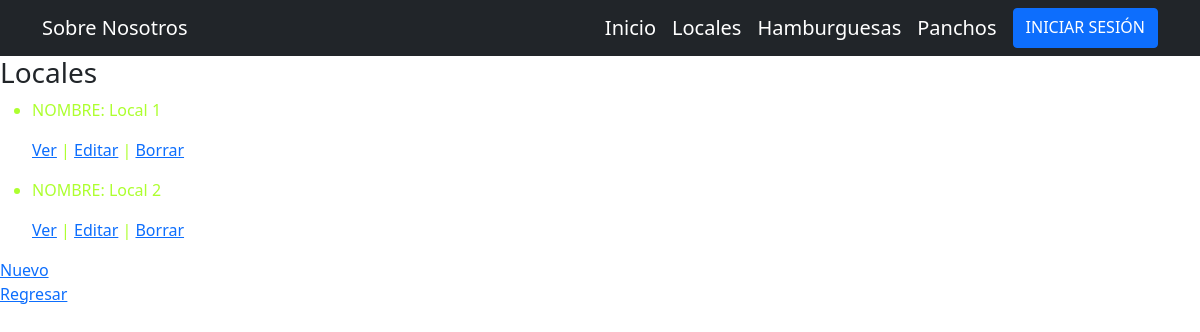
Before: /AppMrBlack/local/list with the older database file.
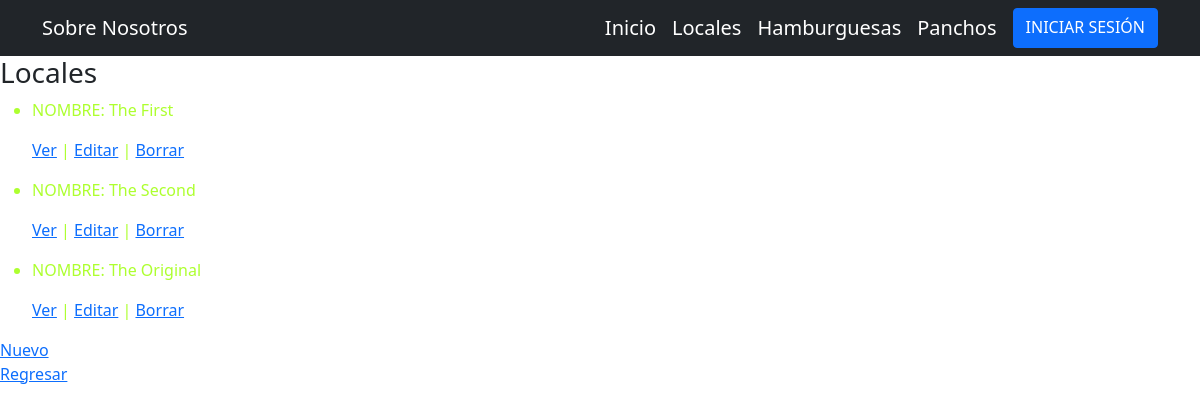
After: the same page with the newer database file.
### AppMrBlack/models.py (models this page shows, shortened)
class Locales(models.Model):
    nombrelocal = models.CharField('nombrelocal',max_length=45)
    ciudad = models.CharField('ciudad',max_length=45)
    provincia = models.CharField('provincia',max_length=45)
    direccion = models.CharField('direccion',max_length=45)
    altura = models.IntegerField()
    fechaapertura = models.DateField('fechaapertura')

### AppMrBlack/views.py (the view)
# urls.py: path('local/list',views.LocalList.as_view(),name='ListLocal'),
class LocalList(ListView):
    model = Locales
    template_name = "local_list.html"

### AppMrBlack/templates/local_list.html (shortened to what this page needs)
<!DOCTYPE html>
<html lang="en">
    <head>
        {% load static %}
        <link href="{% static 'css/styles.css' %}" rel="stylesheet" />
    </head>
    <body>
        <nav class="navbar navbar-expand-lg navbar-dark bg-dark">
            <div class="container">
                <a class="navbar-brand" href="#!">Sobre Nosotros</a>
                <div class="collapse navbar-collapse" id="navbarSupportedContent">
                    <ul class="navbar-nav ms-auto mb-2 mb-lg-0">
                        <a class="navbar-brand" href="{% url 'Inicio' %}">Inicio</a>
                        <a class="navbar-brand" href="{% url 'Locales' %}">Locales</a>
                        <a class="navbar-brand" href="{% url 'Hamburguesas' %}">Hamburguesas</a>
                        <a class="navbar-brand" href="{% url 'Panchos' %}">Panchos</a>
                        {% if not request.user.is_authenticated %}
                            <a class="btn btn-primary" href="{% url 'Login' %}">INICIAR SESIÓN</a>
                        {% endif %}
                    </ul>
                </div>
            </div>
        </nav>
        <h3>Locales</h3>
    <ul style="color: greenyellow">
        {% for locales in object_list %}
            <li>
                <p>NOMBRE: {{ locales.nombrelocal }} </p>
                    <a href="{% url 'DetailLocal' locales.id %}">Ver</a> |
                    <a href="{% url 'EditLocal' locales.id %}">Editar</a> |
                    <a href="{% url 'DeleteLocal' locales.id %}">Borrar</a>
            </li>
        {% endfor %}
    </ul>
    <a href="{% url 'NewLocal'  %}">Nuevo</a>
    <p>
        <a href="{% url 'Locales' %}">Regresar</a>
    </p>

Changed rows visible on the page:
changed Locales: nombrelocal "Local 1" → "The First"
changed Locales: nombrelocal "Local 2" → "The Second"
added Locales: nombrelocal "The Original"
